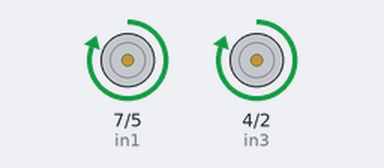
This sketch was run on a simulated Arduino Uno, built with avr-gcc and run on an emulated ATmega328P. On the bench: motor-driver pin pairs drawn as motors (green arrow = first pin HIGH = forward, orange = second pin HIGH = backward, longer = more drive, scaled by the enable pin).

Above: at 0.5 s.
At 2.5 s:
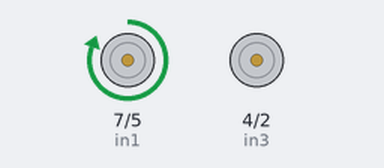
Timing chart, 0 to 5.2 s (numbered marks = the images above):
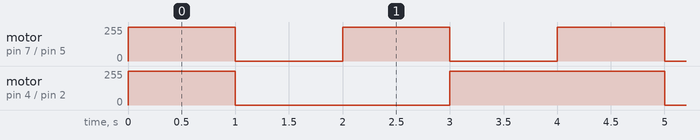

Measured:
- by itself, motor on pin 7 (in1) / pin 5 (in2): alternates forward 255/255 for 1.0 s and stopped for 1.0 s
- by itself, motor on pin 4 (in3) / pin 2 (in4): repeats every 4.0 s: stopped 2.0 s, forward 255/255 2.0 s

The sketch:

motor_test.ino
```cpp
// #define en1 3
// #define in1 4
// #define in2 5

// #define in3 6
// #define in4 7
// #define en2 8
#define en1 6
#define in1 7
#define in2 5
#define in3 4
#define in4 2
#define en2 3
// #define in5 8
// #define in6 7
// #define en3 9
// int s =0;
// #define ir A0
// #define br A1

void setup() {
  //  pinMode(in5, OUTPUT);
  // pinMode(in6, OUTPUT);
  // pinMode(en3, OUTPUT);
  pinMode(in1, OUTPUT);
  pinMode(in2, OUTPUT);
  pinMode(in3, OUTPUT);
  pinMode(in4, OUTPUT);
  pinMode(en1, OUTPUT);
  pinMode(en2, OUTPUT);
  // pinMode(ir, INPUT);
  // pinMode(br, INPUT);
  Serial.begin(9600);

}
void loop()
{
forward();
delay(1000);
stop_m();
delay(1000);
right();
delay(1000);
left();
delay(1000);
}


void stop_m()
{
  digitalWrite(in1, 0);
  digitalWrite(in2, 0);
  analogWrite(en1, 0);

  digitalWrite(in3, 0);
  digitalWrite(in4, 0);
  analogWrite(en2, 0);
}

void right()
{
  digitalWrite(in1, 1);
  digitalWrite(in2, 0);
  analogWrite(en1, 255);

  digitalWrite(in3, 0);
  digitalWrite(in4, 0);
  analogWrite(en2, 0);
}
void left()
{
  digitalWrite(in3, 1);
  digitalWrite(in4, 0);
  analogWrite(en2, 255);

  digitalWrite(in1, 0);
  digitalWrite(in2, 0);
  analogWrite(en1, 0);
}
void forward()
{
  digitalWrite(in1, 1);
  digitalWrite(in2, 0);
  analogWrite(en1, 255);

  digitalWrite(in3, 1);
  digitalWrite(in4, 0);
  analogWrite(en2, 255);
}

void p_on()
{
  // digitalWrite(in5, 1);
  // digitalWrite(in6, 0);
  // analogWrite(en3, 200);


}
void p_off()
{
  // digitalWrite(in5, 0);
  // digitalWrite(in6, 0);
  // analogWrite(en3, 0);


}
```
